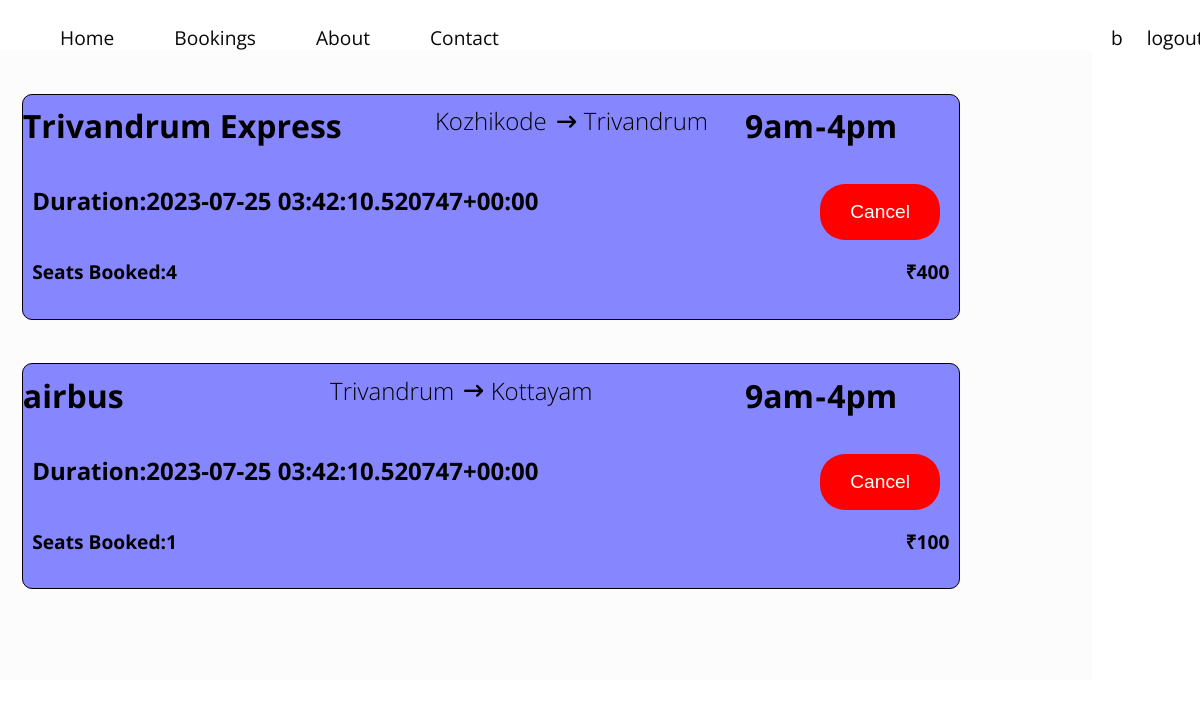
Screenshot of /bookings (signed in) with the database file from the repository.
### home/models.py (models this page shows, shortened)
class book(models.Model):
    busid=models.IntegerField(default=0)
    name=models.CharField(max_length=50,default=1)
    From=models.CharField(max_length=50,default=1)
    To=models.CharField(max_length=50,default=1)
    timefrom=models.CharField(max_length=50,default=1)
    timeto=models.CharField(max_length=50,default=1)
    date=models.DateField(blank=True,null=True)
    price=models.CharField(max_length=50,default=1)
    duration=models.CharField(max_length=50)
    seatno=models.CharField(max_length=50,default=1)
    tp=models.IntegerField(default=0)
    username=models.ForeignKey(User,on_delete=models.CASCADE,default=1)

### home/views.py (the view)
# urls.py: path('bookings',views.bookings),
def bookings(request):
 if book.objects.filter(username_id=request.user.id).exists():
  b=book.objects.filter(username=request.user)
  name = 'seatno'
  obj = book.objects.first()
  seat= getattr(obj,name)
  name = 'price'
  o= book.objects.first()
  price= getattr(o,name)
  return render(request,'bookings.html',{'b':b})
 else:
    return render(request,'bookings.html')

### home/templates/bookings.html (shortened to what this page needs)
{% load static %}
<!DOCTYPE html>
<html lang="en">
<head>
</head>
<link rel="stylesheet" href="{% static 'css/bookings.css' %}">
<link rel="stylesheet" href="https://cdnjs.cloudflare.com/ajax/libs/font-awesome/6.4.0/css/all.min.css" />
<body>
    <div class="d1">
        <a href="/" class="a1">Home</a>
        <a href="/bookings"class="a1">Bookings</a>
        <a href="/about"class="a1">About</a>
        <a href="/contact"class="a1">Contact</a>
        {% if user.is_authenticated %}
        <a href="" class="alog">{{user.username}}</a>
        <a href="/logout" class="logout">logout</a>
        {% else %}
        <a href="/login"class="alog">Login</a>
        {%endif%}
    </div>
    {% for i in b %}
    <div class="d3">
        <div class="d4">
            <div class="d5">
                <div style="display: flex;">
                <h2 class="d5h1">{{i.name}}</h2>
            </div>
                <div style="display: flex;">
                <h2 class="d5h2">{{i.From}}</h2>
                <i class="fa-solid arrow fa-arrow-right-long"></i>
                <h2 class="d5h3">{{i.To}}</h2>
            </div>
            <div style="display: flex;">
                <h2 class="d5h4">{{i.timefrom}}</h2>
                <h2 class="d5h5">-</h2>
                <h2 class="d5h6">{{i.timeto}}</h2>
            </div>
            </div>
            <div class="dv1"><h2 class="d5h7">Duration:{{i.duration}}</h2>
            <a href="/cancel/{{i.id}}" style="margin-right:2% ;"><input type="submit" value="Cancel" class="d5book"></a>
            </div><br>
            <div class="dlast"> <h2 class="d5h8">Seats Booked:{{i.seatno}}</h2><h2 class="d5h8">₹{{i.tp}}</h2></div>
        </div>
        {%endfor%}
        </body>
        </html>

### home/static/css/bookings.css (style rules this page uses)
* { padding: 0; margin: 0 ; }
.d1 { background-color: transparent; width: 100%; height: 50px; display: flex; }
.a1 { margin: 2% 0 0 5%; text-decoration: none; font-family: 'Open Sans', sans-serif; font-size: larger; color: rgb(10, 9, 9); }
.alog { margin: 2% 0 0 51%; text-decoration: none; font-family: 'Open Sans', sans-serif; font-size: larger; color: rgb(8, 7, 7); }
.logout { margin: 2% 0 0 2%; text-decoration: none; font-family: 'Open Sans', sans-serif; font-size: larger; color: rgb(8, 7, 7); }
.d3 { background-color: rgb(252, 252, 252); height: 45vh; width:91vw; margin: 0% 0% 0 0%; }
.d4 { height:28vh; width:78vw; background-color: rgb(134, 134, 255); margin: 4% 0 0 2%; display: inline-block; border: 1px solid black; border-radius: 10px; }
.d5 { height:10vh; width:72vw; background-color: rgb(134, 134, 255); margin: 1% 0 0 0%; display: flex; justify-content:space-between; }
.d5h1 { font-family: 'Open Sans', sans-serif; margin: 0% 0 0 0%; font-size: xx-large; }
.d5h2 { font-family: 'Open Sans', sans-serif; margin: 0% 0 0 9%; font-size: x-large; font-weight: lighter; }
.arrow { font-size: larger; margin: 3% 2% 0 4%; font-weight: lighter; }
.d5h3 { font-family: 'Open Sans', sans-serif; margin: 0% 0 0 1%; font-size: x-large; font-weight: lighter; }
.d5h4 { font-family: 'Open Sans', sans-serif; margin: 0% 0 0 5%; font-size: xx-large; }
.d5h5 { font-family: 'Open Sans', sans-serif; margin: 0% 0 0 1%; font-size: xx-large; }
.d5h6 { font-family: 'Open Sans', sans-serif; margin: 0% 0 0 1%; font-size: xx-large; }
.d5h7 { font-family: 'Open Sans', sans-serif; margin: 0% 0 0 1%; font-size: x-large; }
.d5book { height: 7vh; width:10vw; background-color: red; border: none; border-radius: 25px; font-size: larger; color: white; margin: 0 0% 0 0%; }
.d5h8 { font-family: 'Open Sans', sans-serif; margin: 0% 1% 0 1%; font-size: larger; }
.dlast { display: flex; justify-content: space-between; }
.dv1 { display: flex; justify-content: space-between; background-color: rgb(134, 134, 255); }

### rows the page displays
book: name "Trivandrum Express", From "Kozhikode", To "Trivandrum", timefrom "9am", timeto "4pm", duration "2023-07-25 03:42:10.520747+00:00", seatno "4", tp "400"
book: name "airbus", From "Trivandrum", To "Kottayam", timefrom "9am", timeto "4pm", duration "2023-07-25 03:42:10.520747+00:00", seatno "1", tp "100"

### other values shown
{{ user.username }} "b"
